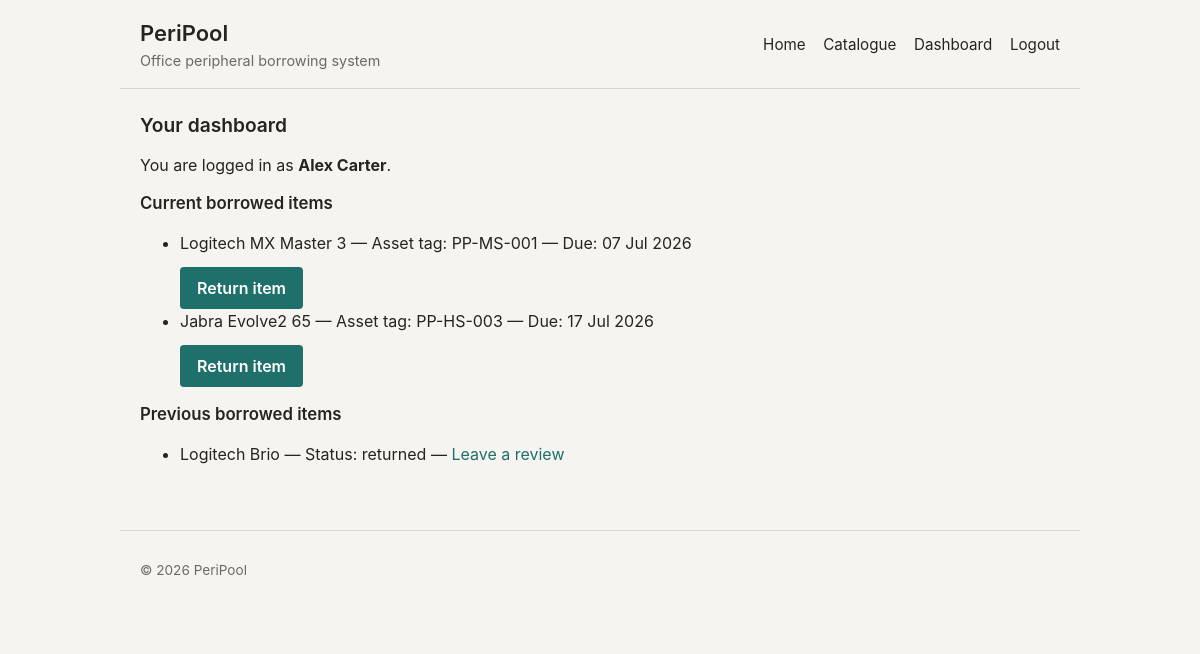
Before: /dashboard (signed in) with the older database file.
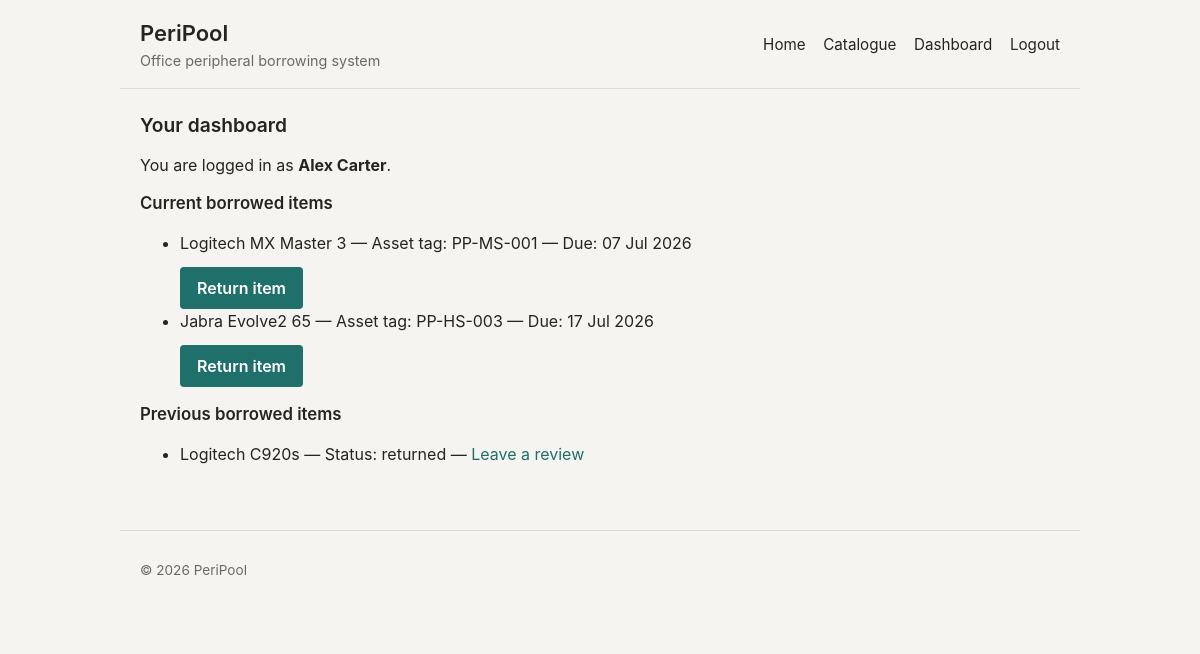
After: the same page with the newer database file.
### app/models.py (models this page shows, shortened)
class BorrowRecord(db.Model):
    __tablename__ = "borrow_records"
    id = db.Column(db.Integer, primary_key=True)
    user_id = db.Column(db.Integer, db.ForeignKey("users.id"), nullable=False)
    item_unit_id = db.Column(db.Integer, db.ForeignKey("item_units.id"), nullable=False)
    borrowed_at = db.Column(db.DateTime, nullable=False, default=get_utc_now)
    due_at = db.Column(db.DateTime, nullable=False)
    returned_at = db.Column(db.DateTime)
    status = db.Column(db.String(30), nullable=False, default="active")
    created_at = db.Column(db.DateTime, nullable=False, default=get_utc_now)
    updated_at = db.Column(
        db.DateTime,
        nullable=False,
        default=get_utc_now,
        onupdate=get_utc_now
    )
    user = db.relationship("User", back_populates="borrow_records")
    item_unit = db.relationship("ItemUnit", back_populates="borrow_records")
    __table_args__ = (
        db.CheckConstraint(
            "status IN ('active', 'returned', 'cancelled')",
            name="ck_borrow_records_status"
        ),
    )

class ItemModel(db.Model):
    __tablename__ = "item_models"
    id = db.Column(db.Integer, primary_key=True)
    category_id = db.Column(db.Integer, db.ForeignKey("categories.id"), nullable=False)
    manufacturer = db.Column(db.String(100), nullable=False)
    model_name = db.Column(db.String(150), nullable=False)
    description = db.Column(db.Text)
    cost = db.Column(db.Numeric(10, 2))
    image_url = db.Column(db.String(500))
    is_active = db.Column(db.Boolean, nullable=False, default=True)
    created_at = db.Column(db.DateTime, nullable=False, default=get_utc_now)
    updated_at = db.Column(
        db.DateTime,
        nullable=False,
        default=get_utc_now,
        onupdate=get_utc_now
    )
    category = db.relationship("Category", back_populates="item_models")
    item_units = db.relationship("ItemUnit", back_populates="item_model")
    reviews = db.relationship("ItemReview", back_populates="item_model")
    __table_args__ = (
        db.UniqueConstraint(
            "manufacturer",
            "model_name",
            name="uq_item_models_manufacturer_model_name"
        ),
    )

class ItemUnit(db.Model):
    __tablename__ = "item_units"
    id = db.Column(db.Integer, primary_key=True)
    item_model_id = db.Column(db.Integer, db.ForeignKey("item_models.id"), nullable=False)
    asset_tag = db.Column(db.String(100), unique=True, nullable=False)
    status = db.Column(db.String(30), nullable=False, default="available")
    created_at = db.Column(db.DateTime, nullable=False, default=get_utc_now)
    updated_at = db.Column(
        db.DateTime,
        nullable=False,
        default=get_utc_now,
        onupdate=get_utc_now
    )
    item_model = db.relationship("ItemModel", back_populates="item_units")
    borrow_records = db.relationship("BorrowRecord", back_populates="item_unit")
    __table_args__ = (
        db.CheckConstraint(
            "status IN ('available', 'borrowed', 'maintenance', 'inactive')",
            name="ck_item_units_status"
        ),
    )

### app/blueprints/catalogue.py (the view)
@catalogue.route('/dashboard')
@login_required
def dashboard():
    active_borrow_records = (
        BorrowRecord.query
        .filter_by(user_id=current_user.id, status='active')
        .order_by(BorrowRecord.due_at)
        .all()
    )
    previous_borrow_records = (
        BorrowRecord.query
        .filter(
            BorrowRecord.user_id == current_user.id,
            BorrowRecord.status != 'active'
        )
        .order_by(BorrowRecord.borrowed_at.desc())
        .all()
    )
    return render_template(
        'dashboard.html',
        active_borrow_records=active_borrow_records,
        previous_borrow_records=previous_borrow_records
    )

### app/models.py (called while the page is built)
@login_manager.user_loader
def load_user(user_id):
    return db.session.get(User, int(user_id))

### app/templates/dashboard.html (shortened to what this page needs)
{% extends "base.html" %}
{% block content %}
<section>
    <h2>Your dashboard</h2>
    <p>
        You are logged in as <strong>{{ current_user.name }}</strong>.
    </p>
    <h3>Current borrowed items</h3>
    {% if active_borrow_records %}
        <ul>
            {% for record in active_borrow_records %}
                <li>
                    {{ record.item_unit.item_model.manufacturer }}
                    {{ record.item_unit.item_model.model_name }}
                    —
                    Asset tag: {{ record.item_unit.asset_tag }}
                    —
                    Due: {{ record.due_at.strftime("%d %b %Y") }}
                    <form method="post" action="{{ url_for('catalogue.return_item', borrow_record_id=record.id) }}">
                        <button type="submit">Return item</button>
                    </form>
                </li>
            {% endfor %}
        </ul>
    {% else %}
        <p>You do not currently have any borrowed items.</p>
    {% endif %}
    <h3>Previous borrowed items</h3>
    {% if previous_borrow_records %}
        <ul>
            {% for record in previous_borrow_records %}
                <li>
                    {{ record.item_unit.item_model.manufacturer }}
                    {{ record.item_unit.item_model.model_name }}
                    —
                    Status: {{ record.status }}
                    —
                    <a href="{{ url_for('catalogue.review_item', item_model_id=record.item_unit.item_model_id) }}">Leave a review</a>
                </li>
            {% endfor %}
        </ul>
    {% else %}
        <p>You do not have any previous borrowed items.</p>
    {% endif %}
</section>
{% endblock %}

Changed rows visible on the page:
no longer on this page (row edited): BorrowRecord: item_unit.item_model.manufacturer "Logitech", item_unit.item_model.model_name "Brio", status "returned", shown under "Previous borrowed items"
added BorrowRecord: item_unit.item_model.manufacturer "Logitech", item_unit.item_model.model_name "C920s", status "returned", shown under "Previous borrowed items"
